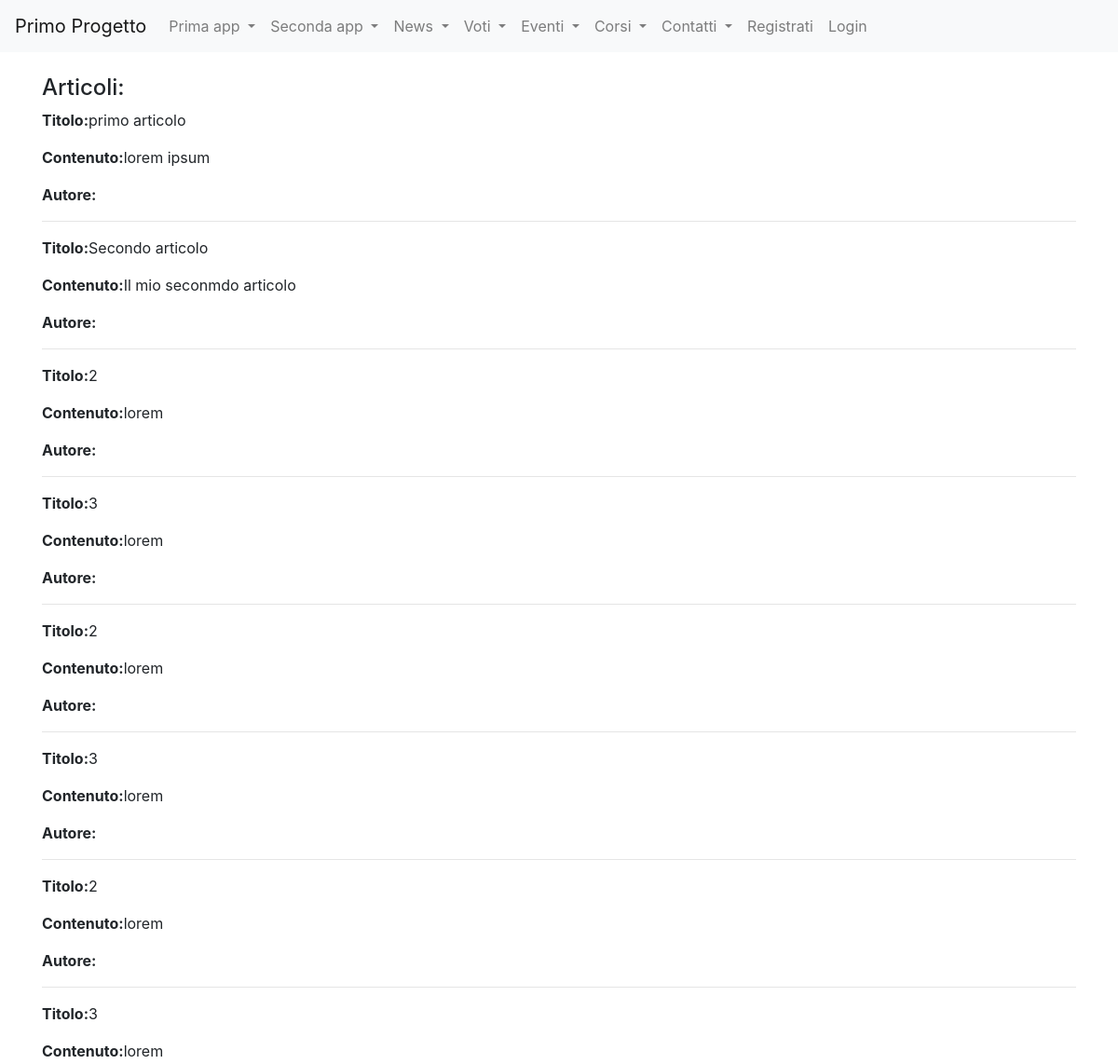
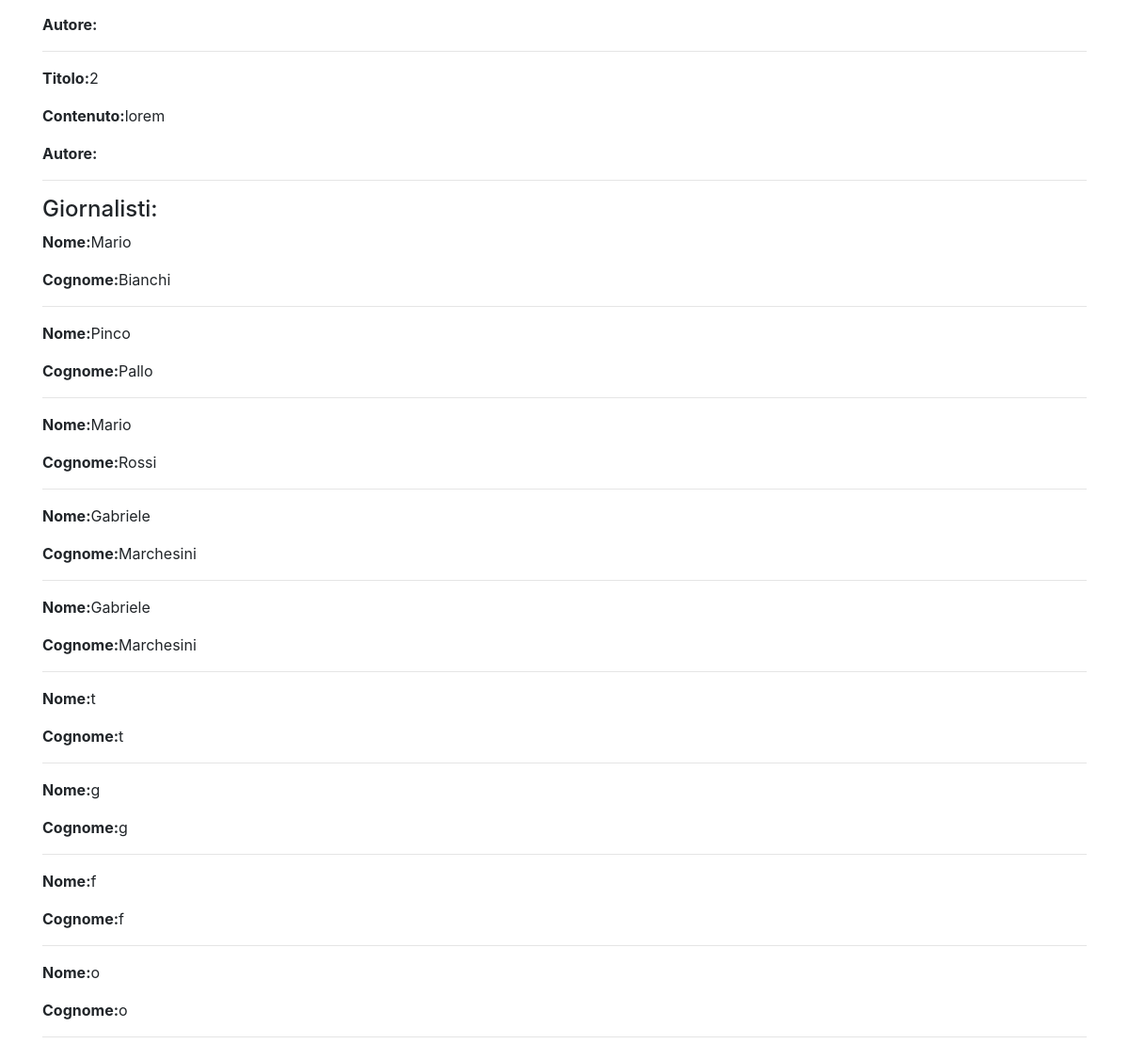
Page /news/ on the committed database (2 pictures, top to bottom).
### news/models.py (models this page shows)
class Articolo(models.Model):
    titolo=models.CharField(max_length=20)
    contenuto=models.TextField()
    giornalista=models.ForeignKey(Giornalista, on_delete=models.CASCADE, related_name="articoli")
    visualizzazioni=models.IntegerField(default=0)
    data_articolo=models.DateTimeField(default=datetime.now())
    def __str__(self):
        return self.titolo
    class Meta:
        verbose_name="Articolo"
        verbose_name_plural="Articoli"

class Giornalista(models.Model):
    nome=models.CharField(max_length=20)
    cognome=models.CharField(max_length=20)
    anno_nascita=models.DateTimeField(default=datetime.now())
    def __str__(self):
        return self.nome+" "+self.cognome
    class Meta:
        verbose_name="Giornalista"
        verbose_name_plural="Giornalisti"

### news/views.py (the view)
# urls.py: path('',home,name="homeview"),
def home(request):
    articoli=Articolo.objects.all()
    giornalisti=Giornalista.objects.all()
    context={"articoli":articoli,"giornalisti":giornalisti}
    print(context)
    return render(request,"homepage_news.html",context)

### news/templates/homepage_news.html (shortened to what this page needs)
{% extends "base.html" %}
{% block content %}
    <h4>Articoli:</h4>
    {% for articolo in articoli %}
        <p><strong>Titolo:</strong>{{articolo.titolo}}</p>
        <p><strong>Contenuto:</strong>{{articolo.contenuto}}</p>
        <p><strong>Autore:</strong>{{articolo.autore}}</p>
        <hr>
    {% endfor %}
    <h4>Giornalisti:</h4>
    {% for giornalista in giornalisti %}
        <p><strong>Nome:</strong>{{giornalista.nome}}</p>
        <p><strong>Cognome:</strong>{{giornalista.cognome}}</p>
        <hr>
    {% endfor %}
{% endblock content %}

### rows in the picture
Articolo: titolo "primo articolo", contenuto "lorem ipsum"
Articolo: titolo "Secondo articolo", contenuto "Il mio seconmdo articolo"
Articolo: titolo "2", contenuto "lorem"
Articolo: titolo "3", contenuto "lorem"
Articolo: titolo "2", contenuto "lorem"
Articolo: titolo "3", contenuto "lorem"
Articolo: titolo "2", contenuto "lorem"
Articolo: titolo "3", contenuto "lorem"
Articolo: titolo "2", contenuto "lorem"
Giornalista: nome "Mario", cognome "Bianchi"
Giornalista: nome "Pinco", cognome "Pallo"
Giornalista: nome "Mario", cognome "Rossi"
Giornalista: nome "Gabriele", cognome "Marchesini"
Giornalista: nome "Gabriele", cognome "Marchesini"
Giornalista: nome "t", cognome "t"
Giornalista: nome "g", cognome "g"
Giornalista: nome "f", cognome "f"
Giornalista: nome "o", cognome "o"
